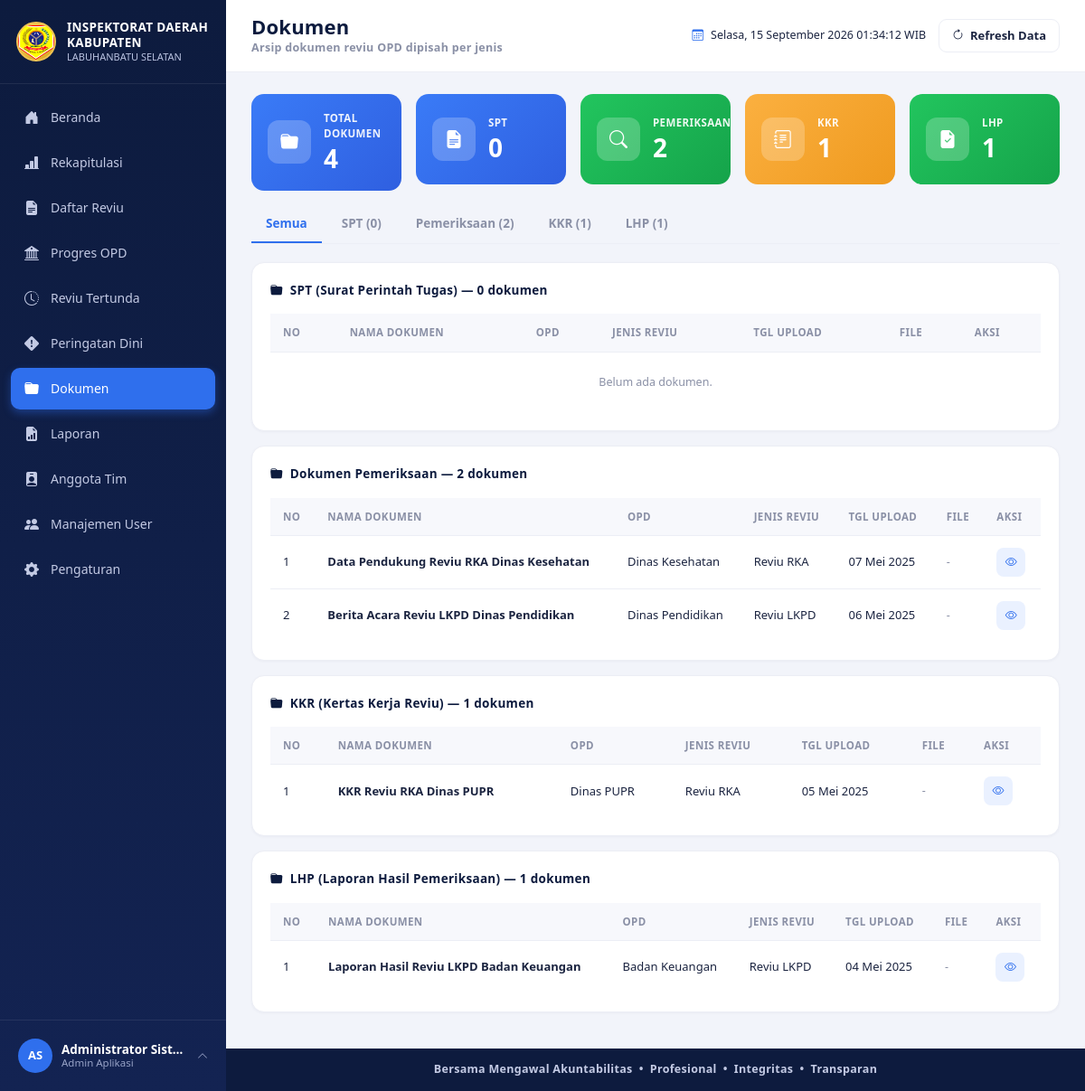
Screenshot of /dokumen.php (signed in) with the database file from the repository.
### tables this page shows
CREATE TABLE users (
  id INT AUTO_INCREMENT PRIMARY KEY,
  username VARCHAR(50) NOT NULL UNIQUE,
  password VARCHAR(255) NOT NULL,
  nama_lengkap VARCHAR(100) NOT NULL,
  jabatan VARCHAR(100) DEFAULT NULL,
  role_id INT NOT NULL,
  avatar VARCHAR(255) DEFAULT NULL,
  status ENUM('aktif','nonaktif') NOT NULL DEFAULT 'aktif',
  created_at TIMESTAMP DEFAULT CURRENT_TIMESTAMP,
  CONSTRAINT fk_users_role FOREIGN KEY (role_id) REFERENCES roles(id)
);

CREATE TABLE dokumen (
  id INT AUTO_INCREMENT PRIMARY KEY,
  reviu_id INT NOT NULL,
  jenis ENUM('SPT','Pemeriksaan','KKR','LHP') NOT NULL DEFAULT 'Pemeriksaan',
  nama_dokumen VARCHAR(150) NOT NULL,
  file_path VARCHAR(255) DEFAULT NULL,
  status ENUM('Lengkap','Belum Lengkap') NOT NULL DEFAULT 'Belum Lengkap',
  tanggal_upload DATE DEFAULT NULL,
  created_at TIMESTAMP DEFAULT CURRENT_TIMESTAMP,
  CONSTRAINT fk_dokumen_reviu FOREIGN KEY (reviu_id) REFERENCES reviu(id) ON DELETE CASCADE
);

CREATE TABLE opd (
  id INT AUTO_INCREMENT PRIMARY KEY,
  nama_opd VARCHAR(150) NOT NULL,
  created_at TIMESTAMP DEFAULT CURRENT_TIMESTAMP
);

CREATE TABLE jenis_reviu (
  id INT AUTO_INCREMENT PRIMARY KEY,
  nama_jenis VARCHAR(100) NOT NULL
);

### includes/auth.php (called while the page is built, shortened)
<?php
require_once __DIR__ . '/../config/database.php';
function is_logged_in()
{
    return isset($_SESSION['user_id']);
}
function base_url($path = '')
{
    return ROOT_URL . $path;
}
function current_user_data()
{
    global $pdo;
    $stmt = $pdo->prepare("SELECT u.*, r.nama_role, r.slug AS role_slug
                            FROM users u JOIN roles r ON r.id = u.role_id
                            WHERE u.id = ? LIMIT 1");
    $stmt->execute([$_SESSION['user_id']]);
    $cached = $stmt->fetch();
    return $cached;
}

### includes/functions.php (called while the page is built, shortened)
<?php
function e($str)
{
    return htmlspecialchars((string) $str, ENT_QUOTES, 'UTF-8');
}
function format_tanggal_indo($date)
{
    $bulan = ['', 'Januari', 'Februari', 'Maret', 'April', 'Mei', 'Juni', 'Juli', 'Agustus', 'September', 'Oktober', 'November', 'Desember'];
    $ts = strtotime($date);
    return date('d', $ts) . ' ' . $bulan[(int) date('n', $ts)] . ' ' . date('Y', $ts);
}
function avatar_url($avatar)
{
    return null;
}
function initials($name)
{
    $parts = preg_split('/\s+/', trim((string) $name));
    $initials = '';
    foreach (array_slice($parts, 0, 2) as $p) {
        if ($p !== '') {
            $initials .= strtoupper(substr($p, 0, 1));
        }
    }
    return $initials !== '' ? $initials : 'U';
}
function dokumen_jenis_list()
{
    return [
        'SPT'         => ['urutan' => 1, 'label' => 'SPT (Surat Perintah Tugas)',       'singkat' => 'SPT',        'progres' => 25],
        'Pemeriksaan' => ['urutan' => 2, 'label' => 'Dokumen Pemeriksaan',               'singkat' => 'Pemeriksaan', 'progres' => 50],
        'KKR'         => ['urutan' => 3, 'label' => 'KKR (Kertas Kerja Reviu)',          'singkat' => 'KKR',        'progres' => 75],
        'LHP'         => ['urutan' => 4, 'label' => 'LHP (Laporan Hasil Pemeriksaan)',   'singkat' => 'LHP',        'progres' => 100],
    ];
}

### dokumen.php (the view, shortened to what this page needs)
<?php
require_once __DIR__ . '/includes/auth.php';
require_once __DIR__ . '/includes/functions.php';
$jenis_list = dokumen_jenis_list();
$tab = $_GET['jenis'] ?? 'semua';
$where = [];
$params = [];
$where_sql = $where ? ('WHERE ' . implode(' AND ', $where)) : '';
$sql = "SELECT d.*, o.nama_opd, r.id AS reviu_id, j.nama_jenis
        FROM dokumen d
        JOIN reviu r ON r.id = d.reviu_id
        JOIN opd o ON o.id = r.opd_id
        JOIN jenis_reviu j ON j.id = r.jenis_reviu_id
        $where_sql
        ORDER BY FIELD(d.jenis,'SPT','Pemeriksaan','KKR','LHP'), d.id DESC";
$stmt = $pdo->prepare($sql);
$stmt->execute($params);
$data = $stmt->fetchAll();
$rekap = $pdo->query("SELECT jenis, COUNT(*) AS jml FROM dokumen GROUP BY jenis")->fetchAll(PDO::FETCH_KEY_PAIR);
include __DIR__ . '/includes/header.php';
function render_dok_table($rows)
{
    echo '<div style="overflow-x:auto;"><table class="table-x">';
    echo '<thead><tr><th>No</th><th>Nama Dokumen</th><th>OPD</th><th>Jenis Reviu</th><th>Tgl Upload</th><th>File</th><th>Aksi</th></tr></thead><tbody>';
    if (empty($rows)) {
        echo '<tr><td colspan="7" class="text-center py-4 small-muted">Belum ada dokumen.</td></tr>';
    } else {
        $no = 1;
        foreach ($rows as $d) {
            echo '<tr>';
            echo '<td>' . $no++ . '</td>';
            echo '<td><b>' . e($d['nama_dokumen']) . '</b></td>';
            echo '<td>' . e($d['nama_opd']) . '</td>';
            echo '<td>' . e($d['nama_jenis']) . '</td>';
            echo '<td>' . format_tanggal_indo($d['tanggal_upload']) . '</td>';
            if (!empty($d['file_path'])) {
                echo '<td><a href="uploads/dokumen/' . e($d['file_path']) . '" target="_blank" class="small-muted" style="color:var(--blue); font-weight:700;"><i class="bi bi-paperclip"></i> Lihat</a></td>';
            } else {
                echo '<td><span class="small-muted">-</span></td>';
            }
            echo '<td><a href="reviu_detail.php?id=' . (int)$d['reviu_id'] . '" class="btn-eye"><i class="bi bi-eye"></i></a></td>';
            echo '</tr>';
        }
    }
    echo '</tbody></table></div>';
}
?>
<div class="row g-3 mb-3">
  <?php
  $total = array_sum($rekap);
  $cards = [
    ['Total Dokumen', $total, 'stat-blue', 'bi-folder-fill'],
    ['SPT', (int)($rekap['SPT'] ?? 0), 'stat-blue', 'bi-file-earmark-text-fill'],
    ['Pemeriksaan', (int)($rekap['Pemeriksaan'] ?? 0), 'stat-green', 'bi-search'],
    ['KKR', (int)($rekap['KKR'] ?? 0), 'stat-amber', 'bi-journal-text'],
    ['LHP', (int)($rekap['LHP'] ?? 0), 'stat-green', 'bi-file-earmark-check-fill'],
  ];
  foreach ($cards as $c): ?>
  <div style="flex:1; min-width:150px;">
    <div class="stat-card <?= $c[2] ?>"><div class="stat-icon"><i class="bi <?= $c[3] ?>"></i></div>
      <div><div class="stat-label"><?= e($c[0]) ?></div><div class="stat-value"><?= $c[1] ?></div></div></div>
  </div>
  <?php endforeach; ?>
</div>
<div class="tab-x">
  <a href="?jenis=semua" style="text-decoration:none;"><button class="<?= $tab==='semua'?'active':'' ?>">Semua</button></a>
  <?php foreach ($jenis_list as $key => $cfg): ?>
    <a href="?jenis=<?= e($key) ?>" style="text-decoration:none;"><button class="<?= $tab===$key?'active':'' ?>"><?= e($cfg['singkat']) ?> (<?= (int)($rekap[$key] ?? 0) ?>)</button></a>
  <?php endforeach; ?>
</div>
<?php if ($tab === 'semua'): ?>
  <?php
  $grouped = [];
  foreach ($data as $d) { $grouped[$d['jenis']][] = $d; }
  foreach ($jenis_list as $key => $cfg): ?>
  <div class="card-x mb-3">
    <div class="card-x-title"><i class="bi bi-folder-fill"></i> <?= e($cfg['label']) ?> &mdash; <?= count($grouped[$key] ?? []) ?> dokumen</div>
    <?php render_dok_table($grouped[$key] ?? []); ?>
  </div>
  <?php endforeach; ?>
<?php endif; ?>
<?php include __DIR__ . '/includes/footer.php'; ?>

### includes/sidebar.php (shortened to what this page needs)
<?php
$__user = current_user_data();
$__role = current_role();
$__current_page = basename($_SERVER['PHP_SELF']);
$menu_items = [
  ['label' => 'Beranda',         'icon' => 'bi-house-door-fill',            'link' => 'index.php',           'roles' => ['administrator', 'auditor', 'pimpinan']],
  ['label' => 'Rekapitulasi',    'icon' => 'bi-bar-chart-line-fill',        'link' => 'rekapitulasi.php',    'roles' => ['administrator', 'auditor', 'pimpinan']],
  ['label' => 'Daftar Reviu',    'icon' => 'bi-file-earmark-text-fill',     'link' => 'daftar_reviu.php',    'roles' => ['administrator', 'auditor']],
  ['label' => 'Progres OPD',     'icon' => 'bi-bank2',                      'link' => 'progres_opd.php',     'roles' => ['administrator', 'auditor']],
  ['label' => 'Reviu Tertunda',  'icon' => 'bi-clock-history',              'link' => 'reviu_tertunda.php',  'roles' => ['administrator', 'auditor']],
  ['label' => 'Peringatan Dini', 'icon' => 'bi-exclamation-diamond-fill',   'link' => 'peringatan_dini.php', 'roles' => ['administrator', 'auditor', 'pimpinan'], 'badge' => 'early_warning'],
  ['label' => 'Dokumen',         'icon' => 'bi-folder-fill',                'link' => 'dokumen.php',         'roles' => ['administrator', 'auditor']],
  ['label' => 'Laporan',         'icon' => 'bi-file-earmark-bar-graph-fill', 'link' => 'laporan.php',        'roles' => ['administrator', 'auditor']],
  ['label' => 'Anggota Tim',     'icon' => 'bi-person-badge-fill',          'link' => 'anggota_tim.php',     'roles' => ['administrator']],
  ['label' => 'Manajemen User',  'icon' => 'bi-people-fill',                'link' => 'user_management.php', 'roles' => ['administrator']],
  ['label' => 'Pengaturan',      'icon' => 'bi-gear-fill',                  'link' => 'pengaturan.php',      'roles' => ['administrator', 'auditor']],
];
$__avatar = avatar_url($__user['avatar']);
?>
<aside class="sidebar" id="appSidebar">
    <div class="sidebar-brand">
        <img src="<?= e(base_url('assets/images/logo-kabupaten.png')) ?>" alt="Logo Kabupaten Labuhanbatu Selatan"
            class="logo-emblem" onerror="this.style.display='none'">
        <div class="brand-text">
            <div class="t1">INSPEKTORAT DAERAH</div>
            <div class="t1">KABUPATEN</div>
            <div class="t2">LABUHANBATU SELATAN</div>
        </div>
    </div>
    <nav class="sidebar-menu">
        <?php foreach ($menu_items as $item):
      $is_active = $__current_page === $item['link'];
    ?>
        <a href="<?= e(base_url($item['link'])) ?>" class="menu-item <?= $is_active ? 'active' : '' ?>">
            <i class="bi <?= e($item['icon']) ?>"></i>
            <span><?= e($item['label']) ?></span>
        </a>
        <?php endforeach; ?>
    </nav>
    <div class="sidebar-user">
        <div class="user-row" id="userRowToggle">
            <?php if ($__avatar): ?>
            <img src="<?= e($__avatar) ?>" class="avatar-sm" alt="avatar">
            <?php else: ?>
            <div class="avatar-sm"><?= e(initials($__user['nama_lengkap'])) ?></div>
            <?php endif; ?>
            <div class="user-info">
                <div class="u-name"><?= e($__user['nama_lengkap']) ?></div>
                <div class="u-role"><?= e($__user['jabatan'] ? $__user['jabatan'] : role_label($__role)) ?></div>
            </div>
            <i class="bi bi-chevron-up caret"></i>
        </div>
    </div>
</aside>

### rows the page displays
users: nama_lengkap "AS", nama_lengkap "Administrator Sist…", jabatan "Admin Aplikasi"
dokumen: nama_dokumen "Data Pendukung Reviu RKA Dinas Kesehatan", opd.nama_opd "Dinas Kesehatan", jenis_reviu.nama_jenis "Reviu RKA", tanggal_upload "07 Mei 2025"
dokumen: nama_dokumen "Berita Acara Reviu LKPD Dinas Pendidikan", opd.nama_opd "Dinas Pendidikan", jenis_reviu.nama_jenis "Reviu LKPD", tanggal_upload "06 Mei 2025"
dokumen: nama_dokumen "KKR Reviu RKA Dinas PUPR", opd.nama_opd "Dinas PUPR", jenis_reviu.nama_jenis "Reviu RKA", tanggal_upload "05 Mei 2025"
dokumen: nama_dokumen "Laporan Hasil Reviu LKPD Badan Keuangan", opd.nama_opd "Badan Keuangan", jenis_reviu.nama_jenis "Reviu LKPD", tanggal_upload "04 Mei 2025"

### other values shown
$item['label'] "Beranda"
$item['label'] "Rekapitulasi"
$item['label'] "Daftar Reviu"
$item['label'] "Progres OPD"
$item['label'] "Reviu Tertunda"
$item['label'] "Peringatan Dini"
$item['label'] "Dokumen"
$item['label'] "Laporan"
$item['label'] "Anggota Tim"
$item['label'] "Manajemen User"
$item['label'] "Pengaturan"
$page_title "Dokumen"
$page_subtitle "Arsip dokumen reviu OPD dipisah per jenis"
$c[0] "TOTAL DOKUMEN"
$c[1] "4"
